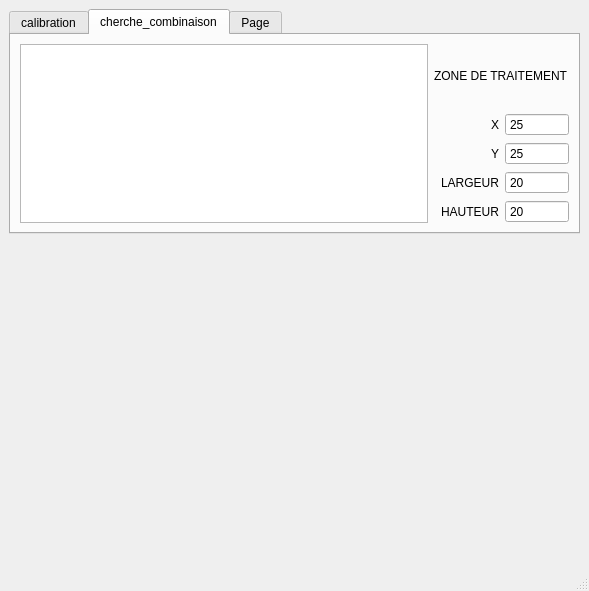
<?xml version="1.0" encoding="UTF-8"?>
<ui version="4.0">
 <class>ihm_BotCam</class>
 <widget class="QMainWindow" name="ihm_BotCam">
  <property name="geometry">
   <rect>
    <x>0</x>
    <y>0</y>
    <width>589</width>
    <height>591</height>
   </rect>
  </property>
  <property name="windowTitle">
   <string>MainWindow</string>
  </property>
  <widget class="QWidget" name="centralwidget">
   <layout class="QGridLayout" name="gridLayout_2">
    <item row="1" column="1">
     <widget class="QLabel" name="frameC">
      <property name="minimumSize">
       <size>
        <width>240</width>
        <height>320</height>
       </size>
      </property>
      <property name="text">
       <string/>
      </property>
     </widget>
    </item>
    <item row="1" column="0">
     <widget class="QLabel" name="frameNB">
      <property name="minimumSize">
       <size>
        <width>240</width>
        <height>320</height>
       </size>
      </property>
      <property name="text">
       <string/>
      </property>
     </widget>
    </item>
    <item row="0" column="0" colspan="2">
     <widget class="QTabWidget" name="calibrateTabs">
      <property name="currentIndex">
       <number>1</number>
      </property>
      <widget class="QWidget" name="tab">
       <attribute name="title">
        <string>calibration</string>
       </attribute>
       <layout class="QGridLayout" name="gridLayout">
        <item row="0" column="0" colspan="2">
         <widget class="QComboBox" name="comboBox_camera"/>
        </item>
        <item row="0" column="2">
         <widget class="QLabel" name="label_cam_state">
          <property name="text">
           <string>couleur choisie</string>
          </property>
         </widget>
        </item>
        <item row="1" column="0">
         <widget class="QCheckBox" name="cB_camera">
          <property name="text">
           <string>activer camera</string>
          </property>
         </widget>
        </item>
        <item row="1" column="1">
         <widget class="QCheckBox" name="cB_record">
          <property name="text">
           <string>enregistrer</string>
          </property>
         </widget>
        </item>
        <item row="2" column="0">
         <widget class="QLabel" name="label">
          <property name="text">
           <string>Couleur</string>
          </property>
         </widget>
        </item>
        <item row="2" column="1" colspan="2">
         <widget class="QSlider" name="SliderCouleur">
          <property name="maximum">
           <number>90</number>
          </property>
          <property name="value">
           <number>10</number>
          </property>
          <property name="sliderPosition">
           <number>10</number>
          </property>
          <property name="orientation">
           <enum>Qt::Horizontal</enum>
          </property>
         </widget>
        </item>
        <item row="2" column="3">
         <widget class="QLCDNumber" name="lcdCouleur">
          <property name="digitCount">
           <number>3</number>
          </property>
         </widget>
        </item>
        <item row="3" column="0">
         <widget class="QLabel" name="label_2">
          <property name="text">
           <string>pureté</string>
          </property>
         </widget>
        </item>
        <item row="3" column="1" colspan="2">
         <widget class="QSlider" name="SliderPur">
          <property name="sliderPosition">
           <number>65</number>
          </property>
          <property name="orientation">
           <enum>Qt::Horizontal</enum>
          </property>
         </widget>
        </item>
        <item row="3" column="3">
         <widget class="QLCDNumber" name="lcdPur">
          <property name="digitCount">
           <number>3</number>
          </property>
         </widget>
        </item>
        <item row="4" column="0">
         <widget class="QLabel" name="label_3">
          <property name="text">
           <string>surface</string>
          </property>
         </widget>
        </item>
        <item row="4" column="1" colspan="2">
         <widget class="QSlider" name="SliderSurface">
          <property name="minimum">
           <number>10</number>
          </property>
          <property name="maximum">
           <number>1000</number>
          </property>
          <property name="sliderPosition">
           <number>100</number>
          </property>
          <property name="orientation">
           <enum>Qt::Horizontal</enum>
          </property>
         </widget>
        </item>
        <item row="4" column="3">
         <widget class="QLCDNumber" name="lcdSurface">
          <property name="digitCount">
           <number>3</number>
          </property>
         </widget>
        </item>
       </layout>
      </widget>
      <widget class="QWidget" name="tab_2">
       <attribute name="title">
        <string>cherche_combinaison</string>
       </attribute>
       <layout class="QGridLayout" name="gridLayout_3">
        <item row="0" column="0" rowspan="5">
         <widget class="QTableWidget" name="tableAllColor"/>
        </item>
        <item row="0" column="1" colspan="2">
         <widget class="QLabel" name="label_4">
          <property name="text">
           <string>ZONE DE TRAITEMENT</string>
          </property>
         </widget>
        </item>
        <item row="1" column="1">
         <widget class="QLabel" name="label_5">
          <property name="text">
           <string>X</string>
          </property>
          <property name="alignment">
           <set>Qt::AlignRight|Qt::AlignTrailing|Qt::AlignVCenter</set>
          </property>
         </widget>
        </item>
        <item row="1" column="2">
         <widget class="QSpinBox" name="x_traitement">
          <property name="buttonSymbols">
           <enum>QAbstractSpinBox::NoButtons</enum>
          </property>
          <property name="maximum">
           <number>500</number>
          </property>
          <property name="value">
           <number>25</number>
          </property>
         </widget>
        </item>
        <item row="2" column="1">
         <widget class="QLabel" name="label_6">
          <property name="text">
           <string>Y</string>
          </property>
          <property name="alignment">
           <set>Qt::AlignRight|Qt::AlignTrailing|Qt::AlignVCenter</set>
          </property>
         </widget>
        </item>
        <item row="2" column="2">
         <widget class="QSpinBox" name="y_traitement">
          <property name="buttonSymbols">
           <enum>QAbstractSpinBox::NoButtons</enum>
          </property>
          <property name="maximum">
           <number>500</number>
          </property>
          <property name="value">
           <number>25</number>
          </property>
         </widget>
        </item>
        <item row="3" column="1">
         <widget class="QLabel" name="label_7">
          <property name="text">
           <string>LARGEUR</string>
          </property>
          <property name="alignment">
           <set>Qt::AlignRight|Qt::AlignTrailing|Qt::AlignVCenter</set>
          </property>
         </widget>
        </item>
        <item row="3" column="2">
         <widget class="QSpinBox" name="L_traitement">
          <property name="buttonSymbols">
           <enum>QAbstractSpinBox::NoButtons</enum>
          </property>
          <property name="maximum">
           <number>500</number>
          </property>
          <property name="value">
           <number>20</number>
          </property>
         </widget>
        </item>
        <item row="4" column="1">
         <widget class="QLabel" name="label_8">
          <property name="text">
           <string>HAUTEUR</string>
          </property>
          <property name="alignment">
           <set>Qt::AlignRight|Qt::AlignTrailing|Qt::AlignVCenter</set>
          </property>
         </widget>
        </item>
        <item row="4" column="2">
         <widget class="QSpinBox" name="H_traitement">
          <property name="buttonSymbols">
           <enum>QAbstractSpinBox::NoButtons</enum>
          </property>
          <property name="maximum">
           <number>500</number>
          </property>
          <property name="value">
           <number>20</number>
          </property>
         </widget>
        </item>
       </layout>
      </widget>
      <widget class="QWidget" name="tab_3">
       <attribute name="title">
        <string>Page</string>
       </attribute>
      </widget>
     </widget>
    </item>
   </layout>
  </widget>
  <widget class="QMenuBar" name="menubar">
   <property name="geometry">
    <rect>
     <x>0</x>
     <y>0</y>
     <width>589</width>
     <height>26</height>
    </rect>
   </property>
  </widget>
  <widget class="QStatusBar" name="statusbar"/>
 </widget>
 <resources/>
 <connections/>
</ui>
